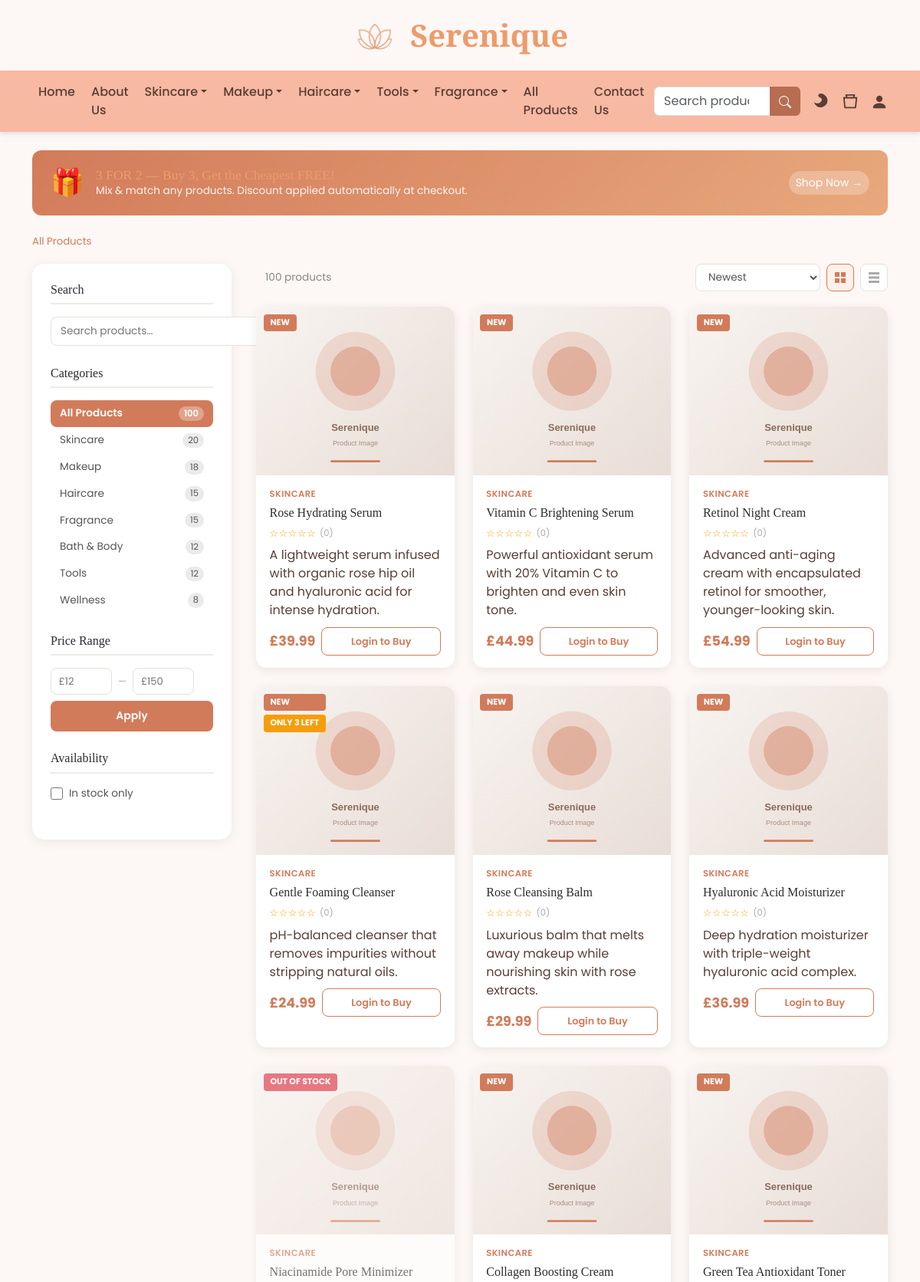
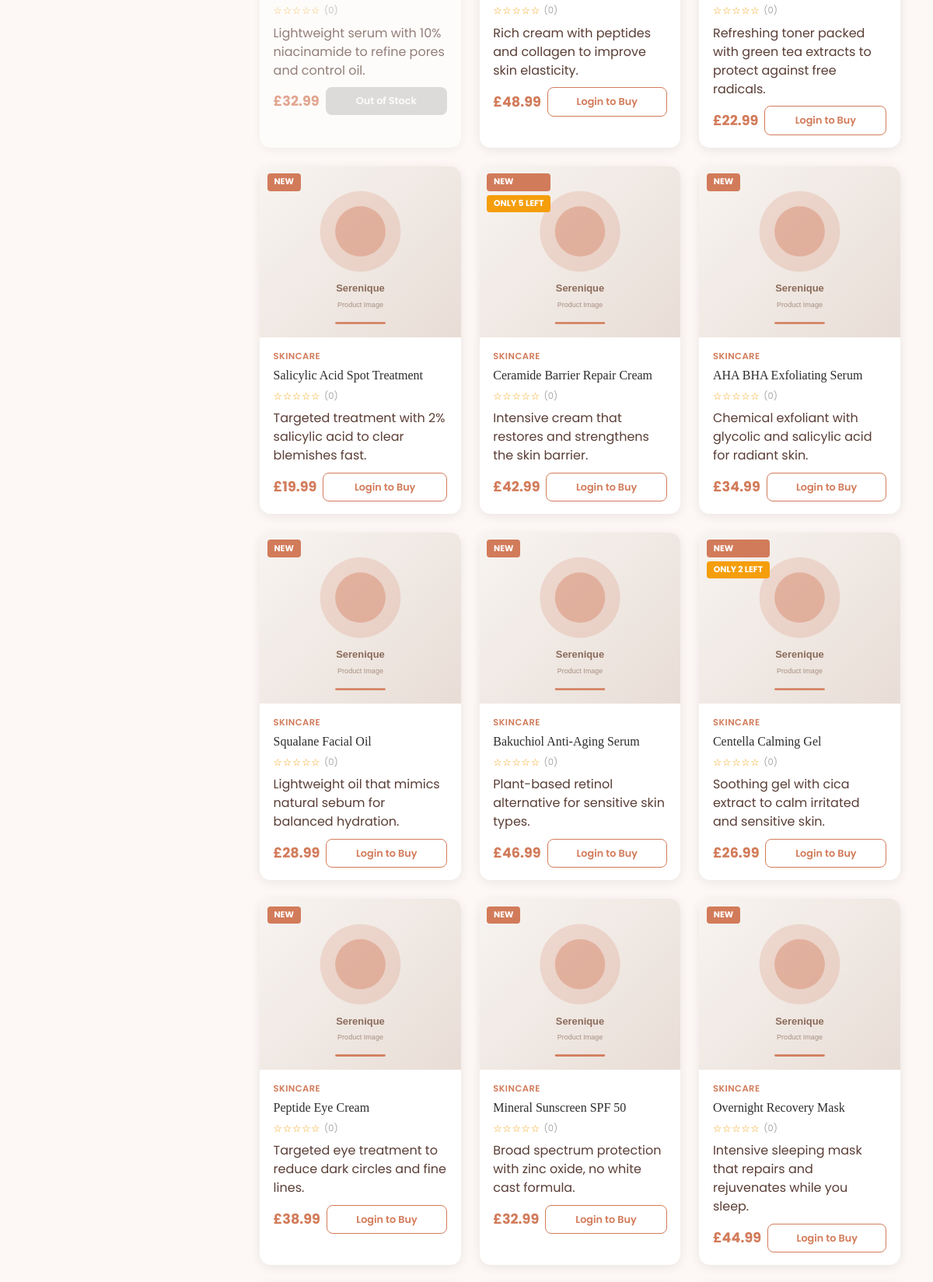
/products.php (upper part), run on the app's committed database (2 pictures, top to bottom).
### tables this page shows
CREATE TABLE products (
    id          INT AUTO_INCREMENT PRIMARY KEY,
    name        VARCHAR(255)    NOT NULL,
    price       DECIMAL(10,2)   NOT NULL,
    description TEXT,
    category    VARCHAR(100),
    image       VARCHAR(255)    DEFAULT 'assets/images/products/default.svg',
    stock       INT             NOT NULL DEFAULT 50,
    is_active   TINYINT(1)      NOT NULL DEFAULT 1,
    is_featured TINYINT(1)      NOT NULL DEFAULT 0,
    posted_by   INT             NOT NULL,
    created_at  TIMESTAMP       DEFAULT CURRENT_TIMESTAMP,
    FOREIGN KEY (posted_by) REFERENCES users(id) ON DELETE CASCADE,
    INDEX idx_category  (category),
    INDEX idx_posted_by (posted_by),
    INDEX idx_is_active (is_active)
);

### includes/config.php (called while the page is built, shortened)
<?php
function url($path = '') {
    $path = ltrim($path, '/');
    return SITE_URL . '/' . $path;
}
function e($data) {
    return htmlspecialchars($data ?? '', ENT_QUOTES, 'UTF-8');
}
?>

### session.php (called while the page is built, shortened)
<?php
require_once __DIR__ . '/includes/config.php';
function isLoggedIn() {
    return isset($_SESSION['user_id']) && !empty($_SESSION['user_id']);
}
?>

### products.php (the view, shortened to what this page needs)
<?php
require_once __DIR__ . '/session.php';
$u = SITE_URL;
$category    = trim($_GET['category']  ?? '');
$search      = trim($_GET['search']    ?? '');
$sort        = trim($_GET['sort']      ?? 'newest');
$minPrice    = isset($_GET['min_price']) && $_GET['min_price'] !== '' ? (float)$_GET['min_price'] : null;
$maxPrice    = isset($_GET['max_price']) && $_GET['max_price'] !== '' ? (float)$_GET['max_price'] : null;
$inStock     = isset($_GET['in_stock']) && $_GET['in_stock'] === '1';
$page        = max(1, (int)($_GET['page'] ?? 1));
$perPage     = 24;
$conn = getDB();
$catCountsRaw = $conn->query("SELECT category, COUNT(*) as cnt FROM products GROUP BY category")->fetch_all(MYSQLI_ASSOC);
$catCounts = [];
foreach ($catCountsRaw as $row) $catCounts[$row['category']] = $row['cnt'];
$sql = "SELECT p.*, u.username AS seller_name,
               ROUND(COALESCE(AVG(r.rating),0),1) AS avg_rating,
               COUNT(DISTINCT r.id) AS review_count
        FROM products p
        LEFT JOIN users u   ON p.posted_by = u.id
        LEFT JOIN reviews r ON r.product_id = p.id
        WHERE 1=1";
$params = [];
$types  = "";
$sql .= " GROUP BY p.id";
$sortMap = [
    'newest'     => 'p.created_at DESC',
    'price_asc'  => 'p.price ASC',
    'price_desc' => 'p.price DESC',
    'name_asc'   => 'p.name ASC',
    'rating'     => 'avg_rating DESC',
];
$sql .= " ORDER BY " . ($sortMap[$sort] ?? 'p.created_at DESC');
$countStmt = $conn->prepare("SELECT COUNT(*) FROM ($sql) AS sub");
$countStmt->execute();
$totalProducts = $countStmt->get_result()->fetch_row()[0];
$totalPages = max(1, ceil($totalProducts / $perPage));
$page = min($page, $totalPages);
$sql .= " LIMIT ? OFFSET ?";
$params[] = $perPage;
$params[] = ($page - 1) * $perPage;
$types .= "ii";
$stmt = $conn->prepare($sql);
if (!empty($params)) $stmt->bind_param($types, ...$params);
$stmt->execute();
$products = $stmt->get_result()->fetch_all(MYSQLI_ASSOC);
$priceRangeSQL = "SELECT MIN(price) as mn, MAX(price) as mx FROM products WHERE 1=1";
$priceStmt = $conn->prepare($priceRangeSQL);
$priceStmt->execute();
$priceRange = $priceStmt->get_result()->fetch_assoc();
$globalMin = floor($priceRange['mn'] ?? 0);
$globalMax = ceil($priceRange['mx']  ?? 500);
?>
<!DOCTYPE html>
<html lang="en">
<head>
    <?php include 'includes/header.php'; ?>
    <link rel="stylesheet" href="<?php echo $u; ?>/frontend/products.css">
</head>
<body>
<?php include 'includes/nav.php'; ?>
<main class="container py-4">
    <div class="promo-banner">
        <div class="promo-icon">🎁</div>
        <div>
            <h4>3 FOR 2 — Buy 3, Get the Cheapest FREE!</h4>
            <p>Mix &amp; match any products. Discount applied automatically at checkout.</p>
        </div>
        <a href="<?php echo $u; ?>/products.php" class="ms-auto btn btn-sm" style="background:rgba(255,255,255,.25);color:#fff;border-radius:20px;white-space:nowrap;">Shop Now →</a>
    </div>
    <div class="bc">
        <a href="<?php echo $u; ?>/products.php">All Products</a>
    </div>
    <div class="shop-layout">
        <aside class="sidebar" id="sidebar">
            <div class="sidebar-section">
                <h5>Search</h5>
                <form method="GET" action="<?php echo url('products.php'); ?>">
                    <div style="display:flex;gap:.4rem">
                        <input type="text" name="search" value="<?php echo e($search); ?>" placeholder="Search products…"
                               style="flex:1;padding:.5rem .75rem;border:1.5px solid #e8e0da;border-radius:8px;font-size:.85rem;outline:none">
                        <button type="submit" style="padding:.5rem .8rem;background:#d27b5a;color:#fff;border:none;border-radius:8px;cursor:pointer;font-size:.85rem;">→</button>
                    </div>
                </form>
            </div>
            <div class="sidebar-section">
                <h5>Categories</h5>
                <a href="<?php echo $u; ?>/products.php" class="cat-pill <?php echo !$category ? 'active' : ''; ?>">
                    All Products <span class="cnt"><?php echo array_sum($catCounts); ?></span>
                </a>
                <?php
                $cats = ['Skincare','Makeup','Haircare','Fragrance','Bath & Body','Tools','Wellness'];
                foreach ($cats as $cat):
                    $cnt = $catCounts[$cat] ?? 0;
                    $isActive = $category === $cat;
                ?>
                <a href="<?php echo $u; ?>/products.php?category=<?php echo urlencode($cat); ?>"
                   class="cat-pill <?php echo $isActive ? 'active' : ''; ?>">
                    <?php echo e($cat); ?> <span class="cnt"><?php echo $cnt; ?></span>
                </a>
                <?php endforeach; ?>
            </div>
            <div class="sidebar-section">
                <h5>Price Range</h5>
                <form method="GET" id="priceForm">
                    <div class="price-inputs">
                        <input type="number" name="min_price" placeholder="£<?php echo $globalMin; ?>"
                               value="<?php echo $minPrice !== null ? $minPrice : ''; ?>" min="0" step="1">
                        <span>—</span>
                        <input type="number" name="max_price" placeholder="£<?php echo $globalMax; ?>"
                               value="<?php echo $maxPrice !== null ? $maxPrice : ''; ?>" min="0" step="1">
                    </div>
                    <button type="submit" class="btn-apply-filter">Apply</button>
                </form>
            </div>
            <div class="sidebar-section">
                <h5>Availability</h5>
                <label class="check-label">
                    <input type="checkbox" id="inStockCheck" <?php echo $inStock ? 'checked' : ''; ?>>
                    In stock only
                </label>
            </div>
        </aside>
        <div class="products-main">
            <div class="products-toolbar">
                <div class="toolbar-left">
                    <span class="results-count"><?php echo number_format($totalProducts); ?> product<?php echo $totalProducts !== 1 ? 's' : ''; ?></span>
                </div>
                <div class="toolbar-right">
                    <select class="sort-select" onchange="changeSortUrl(this.value)">
                        <option value="newest"     <?php echo $sort==='newest'     ?'selected':''; ?>>Newest</option>
                    </select>
                    <button class="view-btn active" id="btnGrid" onclick="setView('grid')" title="Grid view">
                        <svg width="14" height="14" viewBox="0 0 14 14" fill="currentColor"><rect x="0" y="0" width="6" height="6"/><rect x="8" y="0" width="6" height="6"/><rect x="0" y="8" width="6" height="6"/><rect x="8" y="8" width="6" height="6"/></svg>
                    </button>
                    <button class="view-btn" id="btnList" onclick="setView('list')" title="List view">
                        <svg width="14" height="14" viewBox="0 0 14 14" fill="currentColor"><rect x="0" y="0" width="14" height="3"/><rect x="0" y="5.5" width="14" height="3"/><rect x="0" y="11" width="14" height="3"/></svg>
                    </button>
                </div>
            </div>
            <?php if (empty($products)): ?>
                <div class="empty-state">
                    <div class="empty-icon">🔍</div>
                    <h3>No products found</h3>
                    <p>Try adjusting your filters or searching for something different.</p>
                    <a href="<?php echo $u; ?>/products.php" class="btn btn-primary mt-3">View all products</a>
                </div>
            <?php else: ?>
            <div class="products-grid" id="productsGrid">
                <?php foreach ($products as $p):
                    $imgPath = $p['image'] ?? 'assets/images/products/default.svg';
                    if (strpos($imgPath, 'http') !== 0) $imgPath = BASE_URL . '/' . ltrim($imgPath, '/');
                    $stock   = (int)$p['stock'];
                    $isOOS   = $stock === 0;
                    $isLow   = $stock > 0 && $stock <= 5;
                    $isNew   = strtotime($p['created_at']) > strtotime('-30 days');
                    $rating  = round((float)$p['avg_rating']);
                    $stars   = str_repeat('★', $rating) . str_repeat('☆', 5 - $rating);
                ?>
                <div class="product-card <?php echo $isOOS ? 'out-of-stock' : ''; ?>">
                    <div class="card-badges">
                        <?php if ($isNew && !$isOOS): ?><span class="badge-new">NEW</span><?php endif; ?>
                        <?php if ($isOOS): ?><span class="badge-oos">OUT OF STOCK</span><?php endif; ?>
                        <?php if ($isLow && !$isOOS): ?><span class="badge-low">ONLY <?php echo $stock; ?> LEFT</span><?php endif; ?>
                    </div>
                    <div class="card-img-wrap">
                        <a href="<?php echo url('product.php?id=' . $p['id']); ?>">
                            <img src="<?php echo e($imgPath); ?>"
                                 alt="<?php echo e($p['name']); ?>"
                                 loading="lazy">
                        </a>
                    </div>
                    <div class="card-body">
                        <div class="card-cat"><?php echo e($p['category']); ?></div>
                        <div class="card-title"><?php echo e($p['name']); ?></div>
                        <div class="card-stars">
                            <span class="stars"><?php echo $stars; ?></span>
                            <span class="stars-count">(<?php echo (int)$p['review_count']; ?>)</span>
                        </div>
                        <div class="card-desc"><?php echo e(substr($p['description'] ?? '', 0, 100)); ?></div>
                        <div class="card-footer">
                            <span class="card-price">£<?php echo number_format($p['price'], 2); ?></span>
                            <?php if ($isOOS): ?>
                                <span class="btn-cart disabled">Out of Stock</span>
                            <?php else: ?>
                                <a href="<?php echo $u; ?>/login.php" class="btn-login-buy">Login to Buy</a>
                            <?php endif; ?>
                        </div>
                    </div>
                </div>
                <?php endforeach; ?>
            </div>
            <?php endif; ?>
        </div>
    </div>
</main>
</body>
</html>

### frontend/home.css (style rules this page uses)
:root { --bg-color: rgb(253, 248, 245); --text-color: #5a3e36; --primary-color: #ed9b6b; --header-bg: rgb(253, 248, 245); --navbar-bg: #f7b9a1; --secondary-bg: #fff0e9; --link-hover: #000; --search-btn-bg: #b76d51; --search-btn-hover-bg: #8a4a32; --shadow-color: rgba(0,0,0,0.1); }
body { background-color: var(--bg-color); color: var(--text-color); font-family: "Poppins", sans-serif; transition: background-color 0.3s, color 0.3s; }
h1, h2, h3, h4, h5, h6, .section-title { font-family: "Playfair Display", serif; color: var(--primary-color); }

### frontend/products.css (style rules this page uses)
.active, .dot:hover { background-color: var(--primary-color); }

### data on the page
products: stock "NEW", image (placeholder picture), category "SKINCARE", name "Rose Hydrating Serum", stars "☆☆☆☆☆", review_count "0", description "A lightweight serum infused with organic rose hip oil and hyaluronic acid for intense hydration.", price "39.99"
products: stock "NEW", image (placeholder picture), category "SKINCARE", name "Vitamin C Brightening Serum", stars "☆☆☆☆☆", review_count "0", description "Powerful antioxidant serum with 20% Vitamin C to brighten and even skin tone.", price "44.99"
products: stock "NEW", image (placeholder picture), category "SKINCARE", name "Retinol Night Cream", stars "☆☆☆☆☆", review_count "0", description "Advanced anti-aging cream with encapsulated retinol for smoother, younger-looking skin.", price "54.99"
products: shows "NEW", stock "3", image (placeholder picture), category "SKINCARE", name "Gentle Foaming Cleanser", stars "☆☆☆☆☆", review_count "0", description "pH-balanced cleanser that removes impurities without stripping natural oils.", price "24.99"
products: stock "NEW", image (placeholder picture), category "SKINCARE", name "Rose Cleansing Balm", stars "☆☆☆☆☆", review_count "0", description "Luxurious balm that melts away makeup while nourishing skin with rose extracts.", price "29.99"
products: stock "NEW", image (placeholder picture), category "SKINCARE", name "Hyaluronic Acid Moisturizer", stars "☆☆☆☆☆", review_count "0", description "Deep hydration moisturizer with triple-weight hyaluronic acid complex.", price "36.99"
products: stock "OUT OF STOCK", image (placeholder picture), category "SKINCARE", name "Niacinamide Pore Minimizer", stars "☆☆☆☆☆", review_count "0", description "Lightweight serum with 10% niacinamide to refine pores and control oil.", price "32.99"
products: stock "NEW", image (placeholder picture), category "SKINCARE", name "Collagen Boosting Cream", stars "☆☆☆☆☆", review_count "0", description "Rich cream with peptides and collagen to improve skin elasticity.", price "48.99"
products: stock "NEW", image (placeholder picture), category "SKINCARE", name "Green Tea Antioxidant Toner", stars "☆☆☆☆☆", review_count "0", description "Refreshing toner packed with green tea extracts to protect against free radicals.", price "22.99"
products: stock "NEW", image (placeholder picture), category "SKINCARE", name "Salicylic Acid Spot Treatment", stars "☆☆☆☆☆", review_count "0", description "Targeted treatment with 2% salicylic acid to clear blemishes fast.", price "19.99"
products: shows "NEW", stock "5", image (placeholder picture), category "SKINCARE", name "Ceramide Barrier Repair Cream", stars "☆☆☆☆☆", review_count "0", description "Intensive cream that restores and strengthens the skin barrier.", price "42.99"
products: stock "NEW", image (placeholder picture), category "SKINCARE", name "AHA BHA Exfoliating Serum", stars "☆☆☆☆☆", review_count "0", description "Chemical exfoliant with glycolic and salicylic acid for radiant skin.", price "34.99"
products: stock "NEW", image (placeholder picture), category "SKINCARE", name "Squalane Facial Oil", stars "☆☆☆☆☆", review_count "0", description "Lightweight oil that mimics natural sebum for balanced hydration.", price "28.99"
products: stock "NEW", image (placeholder picture), category "SKINCARE", name "Bakuchiol Anti-Aging Serum", stars "☆☆☆☆☆", review_count "0", description "Plant-based retinol alternative for sensitive skin types.", price "46.99"
products: shows "NEW", stock "2", image (placeholder picture), category "SKINCARE", name "Centella Calming Gel", stars "☆☆☆☆☆", review_count "0", description "Soothing gel with cica extract to calm irritated and sensitive skin.", price "26.99"
products: stock "NEW", image (placeholder picture), category "SKINCARE", name "Peptide Eye Cream", stars "☆☆☆☆☆", review_count "0", description "Targeted eye treatment to reduce dark circles and fine lines.", price "38.99"
products: stock "NEW", image (placeholder picture), category "SKINCARE", name "Mineral Sunscreen SPF 50", stars "☆☆☆☆☆", review_count "0", description "Broad spectrum protection with zinc oxide, no white cast formula.", price "32.99"
products: stock "NEW", image (placeholder picture), category "SKINCARE", name "Overnight Recovery Mask", stars "☆☆☆☆☆", review_count "0", description "Intensive sleeping mask that repairs and rejuvenates while you sleep.", price "44.99"

### other printed values
array_sum($catCounts) "100"
$cat "Skincare"
$cnt "20"
$cat "Makeup"
$cnt "18"
$cat "Haircare"
$cnt "15"
$cat "Fragrance"
$cat "Bath & Body"
$cnt "12"
$cat "Tools"
$cat "Wellness"
$cnt "8"
$totalProducts "100"
